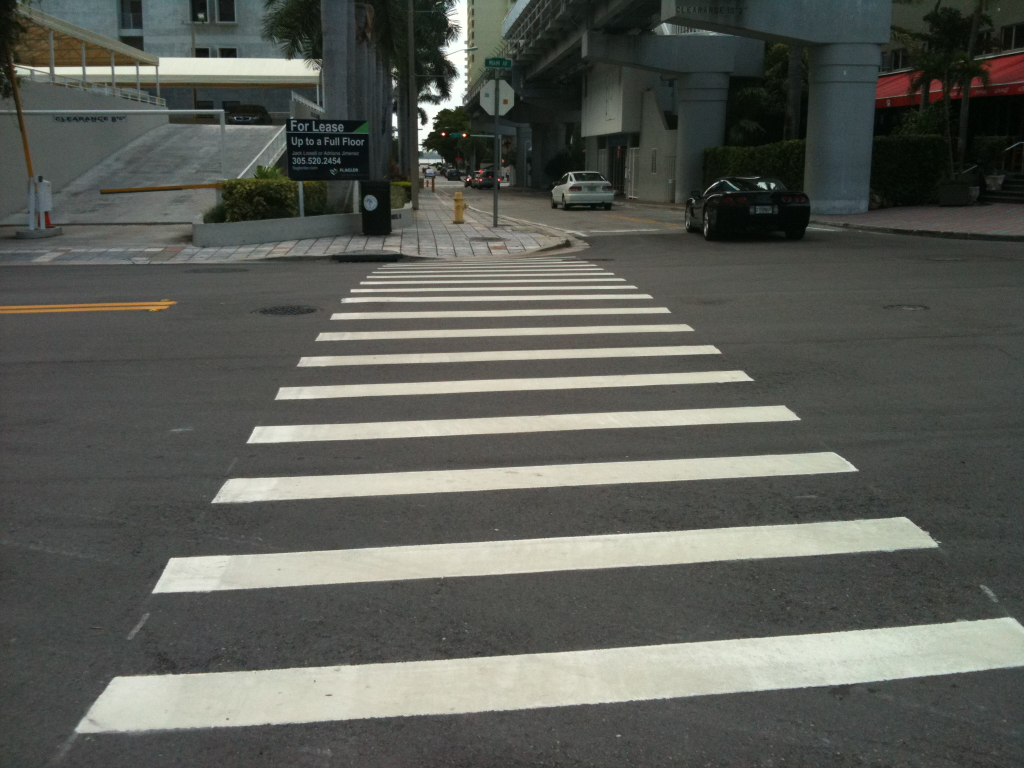
#> input picture data/crosswalk.jpg, 2048 x 1536 px, given in place of outcpp.avi, which was not available (shown at 1/2 size)
$ python lane_detect_github.py
#> lines starting #> are read from the running program, lines starting #| are printed output that depends on the picture; after the words box and inside, x2 and y2 are one past the last pixel; in counts of white or black regions, pixels touching at a corner belong together; pictures that were not available may be replaced by others from this repository, and a replacement may not be noted
import numpy as np
import cv2

# preliminary attempt at lane following system
# largely derived from: https://medium.com/pharos-production/
# road-lane-recognition-with-opencv-and-ios-a892a3ab635c

# identify filename of video to be analyzed
cap = cv2.VideoCapture('/Users/ozz/Documents/Projects/opencv-py/data/outcpp.avi')

# loop through until entire video file is played
while (cap.isOpened()):

    # read video frame & show on screen
    ret, frame = cap.read()
#> frame is the input picture: shape (1536, 2048, 3); mean B, G, R 85.9, 92.2, 89.9
    # cv2.imshow("Original Scene", frame)

    size = (300, 300)

    # snip section of video frame of interest & show on screen
    frame = cv2.resize(frame, size, cv2.INTER_NEAREST)
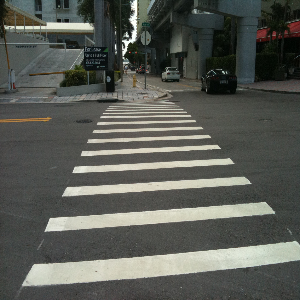
#> frame: shape (300, 300, 3); mean B, G, R 85.7, 92, 89.7

    bounds = [
        int(2 / 5 * size[1]), 0,
        size[0], size[1]
    ]

    frame = frame[bounds[0]:bounds[2], bounds[1]:bounds[3]]
#> frame: shape (180, 300, 3)

    snip = frame  # [500:700,300:900]
    cv2.imshow("Snip", snip)

    # create polygon (trapezoid) mask to select region of interest
    mask = np.zeros((snip.shape[0], snip.shape[1]), dtype="uint8")
    pts = np.array([[25, 190], [275, 50], [380, 50], [575, 190]], dtype=np.int32)
    cv2.fillConvexPoly(mask, pts, 255)
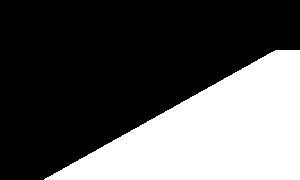
#> mask: shape (180, 300); 33.9% white; 1 white region, box (x1, y1, x2, y2) and area: (44, 50, 300, 180) 18316
    cv2.imshow("Mask", mask)

    # apply mask and show masked image on screen
    masked = cv2.bitwise_and(snip, snip, mask=mask)
    cv2.imshow("Region of Interest", masked)

    # convert to grayscale then black/white to binary image
    frame = cv2.cvtColor(masked, cv2.COLOR_BGR2GRAY)
#> frame: shape (180, 300)
    thresh = 200
    frame = cv2.threshold(frame, thresh, 255, cv2.THRESH_BINARY)[1]
#> frame: shape (180, 300); 7.2% white; 30 white regions (27 under 20 px), largest, box (x1, y1, x2, y2) and area: (74, 124, 281, 163) 3337, (185, 85, 248, 101) 471, (275, 123, 288, 130) 27
    cv2.imshow("Black/White", frame)

    # blur image to help with edge detection
    blurred = cv2.GaussianBlur(frame, (11, 11), 0)
    # cv2.imshow("Blurred", blurred)

    # identify edges & show on screen
    edged = cv2.Canny(blurred, 30, 150)
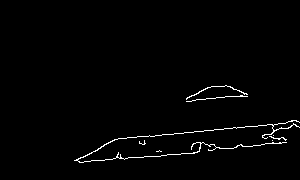
#> edged: shape (180, 300); 1.4% white in thin lines or dots, all inside (x1, y1, x2, y2) = (74, 85, 300, 163)
    cv2.imshow("Edged", edged)

    # perform full Hough Transform to identify lane lines
    lines = cv2.HoughLines(edged, 1, np.pi / 180, 25)
#> lines = 63 rows, first 8: [148, 1.48], [151, 1.47], [171, 1.47], [168, 1.48], [166, 1.5], [175, 1.45], [177, 1.06], [146, 1.5]

    # define arrays for left and right lanes
    rho_left = []
    theta_left = []
    rho_right = []
    theta_right = []

    # ensure cv2.HoughLines found at least one line
    if lines is not None:

        # loop through all of the lines found by cv2.HoughLines
        for i in range(0, len(lines)):

            # evaluate each row of cv2.HoughLines output 'lines'
            for rho, theta in lines[i]:

                # collect left lanes
                if theta < np.pi / 2 and theta > np.pi / 4:
                    rho_left.append(rho)
                    theta_left.append(theta)

                    # [9 lines of commented-out code are left out]
                if theta > np.pi / 2 and theta < 3 * np.pi / 4:
                    rho_right.append(rho)
                    theta_right.append(theta)
#> this loop made 63 passes
#> after the loop, rho_left = 56 values, max 224 at index 48, min 100 at index 55, mean 160.6; rho_right = [143, 137, 133, 129, 92, 96, 136]; theta_left = 56 values, max 1.55 at index 15, min 1.05 at index 16, mean 1.43; theta_right = [1.57, 1.61, 1.62, 1.64, 1.59, 1.57, 1.62]

                    # [9 lines of commented-out code are left out]
    left_rho = np.median(rho_left)
#> left_rho = 164.5
    left_theta = np.median(theta_left)
#> left_theta = 1.45
    right_rho = np.median(rho_right)
#> right_rho = 133
    right_theta = np.median(theta_right)
#> right_theta = 1.61

    # plot median lane on top of scene snip
    if left_theta > np.pi / 4:
        a = np.cos(left_theta);
#> a = 0.122
        b = np.sin(left_theta)
#> b = 0.993
        x0 = a * left_rho;
#> x0 = 20.05
        y0 = b * left_rho
#> y0 = 163.3
        offset1 = 250;
        offset2 = 800
        x1 = int(x0 - offset1 * (-b));
#> x1 = 268
        y1 = int(y0 - offset1 * (a))
#> y1 = 132
        x2 = int(x0 + offset2 * (-b));
#> x2 = -773
        y2 = int(y0 + offset2 * (a))
#> y2 = 260

        cv2.line(snip, (x1, y1), (x2, y2), (0, 255, 0), 6)
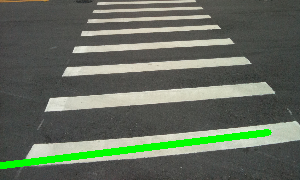
#> snip: shape (180, 300, 3); mean B, G, R 94, 109.2, 99.1

    if right_theta > np.pi / 4:
        a = np.cos(right_theta);
#> a = -0.0349
        b = np.sin(right_theta)
#> b = 0.999
        x0 = a * right_rho;
#> x0 = -4.64
        y0 = b * right_rho
#> y0 = 132.9
        offset1 = 290;
        offset2 = 800
        x3 = int(x0 - offset1 * (-b));
#> x3 = 285
        y3 = int(y0 - offset1 * (a))
#> y3 = 143
        x4 = int(x0 - offset2 * (-b));
#> x4 = 794
        y4 = int(y0 - offset2 * (a))
#> y4 = 160

        cv2.line(snip, (x3, y3), (x4, y4), (255, 0, 0), 6)
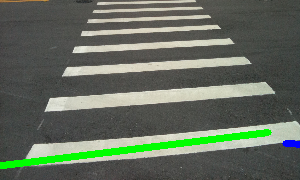
#> snip: shape (180, 300, 3); 0.21% of pixels changed, all inside (x1, y1, x2, y2) = (282, 140, 300, 148)

    # overlay semi-transparent lane outline on original
    if left_theta > np.pi / 4 and right_theta > np.pi / 4:
        pts = np.array([[x1, y1], [x2, y2], [x3, y3], [x4, y4]], dtype=np.int32)
#> pts = [[268, 132], [-773, 260], [285, 143], [794, 160]]

        # (1) create a copy of the original:
        overlay = snip.copy()
        # (2) draw shapes:
        cv2.fillConvexPoly(overlay, pts, (0, 255, 0))
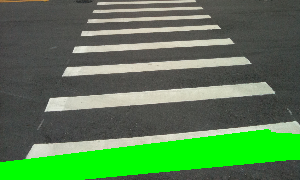
#> overlay: shape (180, 300, 3); 12.07% of pixels changed, all inside (x1, y1, x2, y2) = (0, 132, 300, 180)
        # (3) blend with the original:
        opacity = 0.4
        cv2.addWeighted(overlay, opacity, snip, 1 - opacity, 0, snip)
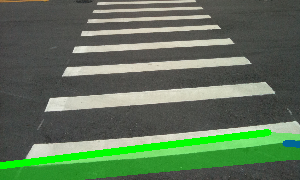
#> snip: shape (180, 300, 3); 12.07% of pixels changed, all inside (x1, y1, x2, y2) = (0, 132, 300, 180)

    cv2.imshow("Lined", snip)

    # [7 lines of commented-out code are left out]
    if cv2.waitKey(25) & 0xFF == ord('q'):
#> (key q is pressed here)
        break

# clear everything once finished
cap.release()
cv2.destroyAllWindows()
